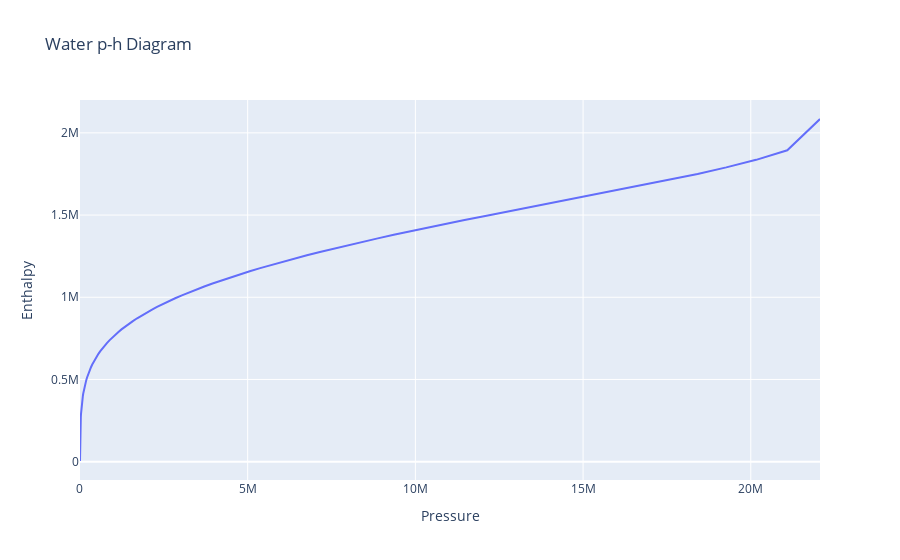

Write notebook code for a chart like this one.
### Code cell
import plotly.express as px

def update_plot(change):
    # Load data from CSV
    fluid = fluid_dropdown.value
    diagram = diagram_dropdown.value
    df = pd.read_csv(f'{fluid}_{diagram}.csv')

    # Plot using Plotly or any other preferred library
    fig = px.line(df, x=df.columns[0], y=df.columns[1], title=f'{fluid} {diagram} Diagram')
    fig.show()

# Add observers to dropdowns
fluid_dropdown.observe(update_plot, names='value')
diagram_dropdown.observe(update_plot, names='value')

# Initial plot
update_plot(None)
